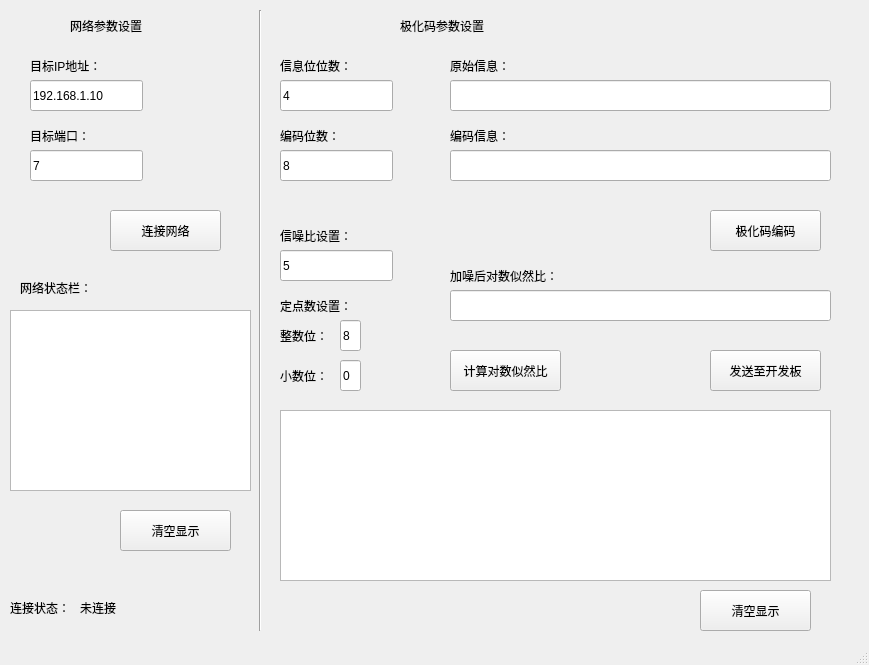
<?xml version="1.0" encoding="UTF-8"?>
<ui version="4.0">
 <class>MainWindow</class>
 <widget class="QMainWindow" name="MainWindow">
  <property name="geometry">
   <rect>
    <x>0</x>
    <y>0</y>
    <width>869</width>
    <height>665</height>
   </rect>
  </property>
  <property name="windowTitle">
   <string>MainWindow</string>
  </property>
  <widget class="QWidget" name="centralwidget">
   <widget class="QLabel" name="label">
    <property name="geometry">
     <rect>
      <x>30</x>
      <y>50</y>
      <width>111</width>
      <height>31</height>
     </rect>
    </property>
    <property name="text">
     <string>目标IP地址：</string>
    </property>
   </widget>
   <widget class="QLineEdit" name="lineEdit">
    <property name="geometry">
     <rect>
      <x>30</x>
      <y>80</y>
      <width>113</width>
      <height>31</height>
     </rect>
    </property>
    <property name="text">
     <string>192.168.1.10</string>
    </property>
   </widget>
   <widget class="Line" name="line">
    <property name="geometry">
     <rect>
      <x>250</x>
      <y>10</y>
      <width>21</width>
      <height>621</height>
     </rect>
    </property>
    <property name="orientation">
     <enum>Qt::Vertical</enum>
    </property>
   </widget>
   <widget class="QLabel" name="label_2">
    <property name="geometry">
     <rect>
      <x>30</x>
      <y>120</y>
      <width>111</width>
      <height>31</height>
     </rect>
    </property>
    <property name="text">
     <string>目标端口：</string>
    </property>
   </widget>
   <widget class="QLineEdit" name="lineEdit_2">
    <property name="geometry">
     <rect>
      <x>30</x>
      <y>150</y>
      <width>113</width>
      <height>31</height>
     </rect>
    </property>
    <property name="text">
     <string>7</string>
    </property>
   </widget>
   <widget class="QPushButton" name="pushButton">
    <property name="geometry">
     <rect>
      <x>110</x>
      <y>210</y>
      <width>111</width>
      <height>41</height>
     </rect>
    </property>
    <property name="text">
     <string>连接网络</string>
    </property>
   </widget>
   <widget class="QLabel" name="label_3">
    <property name="geometry">
     <rect>
      <x>10</x>
      <y>600</y>
      <width>72</width>
      <height>15</height>
     </rect>
    </property>
    <property name="text">
     <string>连接状态：</string>
    </property>
   </widget>
   <widget class="QLabel" name="label_4">
    <property name="geometry">
     <rect>
      <x>80</x>
      <y>600</y>
      <width>72</width>
      <height>15</height>
     </rect>
    </property>
    <property name="text">
     <string>未连接</string>
    </property>
   </widget>
   <widget class="QTextBrowser" name="textBrowser">
    <property name="geometry">
     <rect>
      <x>10</x>
      <y>310</y>
      <width>241</width>
      <height>181</height>
     </rect>
    </property>
   </widget>
   <widget class="QLabel" name="label_5">
    <property name="geometry">
     <rect>
      <x>70</x>
      <y>10</y>
      <width>101</width>
      <height>31</height>
     </rect>
    </property>
    <property name="autoFillBackground">
     <bool>false</bool>
    </property>
    <property name="text">
     <string>网络参数设置</string>
    </property>
    <property name="wordWrap">
     <bool>false</bool>
    </property>
   </widget>
   <widget class="QLabel" name="label_6">
    <property name="geometry">
     <rect>
      <x>400</x>
      <y>10</y>
      <width>121</width>
      <height>31</height>
     </rect>
    </property>
    <property name="autoFillBackground">
     <bool>false</bool>
    </property>
    <property name="text">
     <string>极化码参数设置</string>
    </property>
    <property name="wordWrap">
     <bool>false</bool>
    </property>
   </widget>
   <widget class="QLabel" name="label_7">
    <property name="geometry">
     <rect>
      <x>280</x>
      <y>50</y>
      <width>111</width>
      <height>31</height>
     </rect>
    </property>
    <property name="text">
     <string>信息位位数：</string>
    </property>
   </widget>
   <widget class="QLineEdit" name="lineEdit_3">
    <property name="geometry">
     <rect>
      <x>280</x>
      <y>80</y>
      <width>113</width>
      <height>31</height>
     </rect>
    </property>
    <property name="text">
     <string>4</string>
    </property>
   </widget>
   <widget class="QLabel" name="label_8">
    <property name="geometry">
     <rect>
      <x>280</x>
      <y>120</y>
      <width>111</width>
      <height>31</height>
     </rect>
    </property>
    <property name="text">
     <string>编码位数：</string>
    </property>
   </widget>
   <widget class="QLineEdit" name="lineEdit_4">
    <property name="geometry">
     <rect>
      <x>280</x>
      <y>150</y>
      <width>113</width>
      <height>31</height>
     </rect>
    </property>
    <property name="text">
     <string>8</string>
    </property>
   </widget>
   <widget class="QLabel" name="label_9">
    <property name="geometry">
     <rect>
      <x>280</x>
      <y>220</y>
      <width>111</width>
      <height>31</height>
     </rect>
    </property>
    <property name="text">
     <string>信噪比设置：</string>
    </property>
   </widget>
   <widget class="QLineEdit" name="lineEdit_5">
    <property name="geometry">
     <rect>
      <x>280</x>
      <y>250</y>
      <width>113</width>
      <height>31</height>
     </rect>
    </property>
    <property name="text">
     <string>5</string>
    </property>
   </widget>
   <widget class="QLabel" name="label_10">
    <property name="geometry">
     <rect>
      <x>450</x>
      <y>50</y>
      <width>111</width>
      <height>31</height>
     </rect>
    </property>
    <property name="text">
     <string>原始信息：</string>
    </property>
   </widget>
   <widget class="QLineEdit" name="lineEdit_6">
    <property name="geometry">
     <rect>
      <x>450</x>
      <y>80</y>
      <width>381</width>
      <height>31</height>
     </rect>
    </property>
    <property name="text">
     <string/>
    </property>
   </widget>
   <widget class="QLabel" name="label_11">
    <property name="geometry">
     <rect>
      <x>450</x>
      <y>120</y>
      <width>111</width>
      <height>31</height>
     </rect>
    </property>
    <property name="text">
     <string>编码信息：</string>
    </property>
   </widget>
   <widget class="QLineEdit" name="lineEdit_7">
    <property name="geometry">
     <rect>
      <x>450</x>
      <y>150</y>
      <width>381</width>
      <height>31</height>
     </rect>
    </property>
    <property name="text">
     <string/>
    </property>
   </widget>
   <widget class="QPushButton" name="pushButton_2">
    <property name="geometry">
     <rect>
      <x>710</x>
      <y>210</y>
      <width>111</width>
      <height>41</height>
     </rect>
    </property>
    <property name="text">
     <string>极化码编码</string>
    </property>
   </widget>
   <widget class="QLabel" name="label_12">
    <property name="geometry">
     <rect>
      <x>450</x>
      <y>260</y>
      <width>141</width>
      <height>31</height>
     </rect>
    </property>
    <property name="text">
     <string>加噪后对数似然比：</string>
    </property>
   </widget>
   <widget class="QLineEdit" name="lineEdit_8">
    <property name="geometry">
     <rect>
      <x>450</x>
      <y>290</y>
      <width>381</width>
      <height>31</height>
     </rect>
    </property>
    <property name="text">
     <string/>
    </property>
   </widget>
   <widget class="QPushButton" name="pushButton_3">
    <property name="geometry">
     <rect>
      <x>450</x>
      <y>350</y>
      <width>111</width>
      <height>41</height>
     </rect>
    </property>
    <property name="text">
     <string>计算对数似然比</string>
    </property>
   </widget>
   <widget class="QTextBrowser" name="textBrowser_2">
    <property name="geometry">
     <rect>
      <x>280</x>
      <y>410</y>
      <width>551</width>
      <height>171</height>
     </rect>
    </property>
   </widget>
   <widget class="QPushButton" name="pushButton_4">
    <property name="geometry">
     <rect>
      <x>710</x>
      <y>350</y>
      <width>111</width>
      <height>41</height>
     </rect>
    </property>
    <property name="text">
     <string>发送至开发板</string>
    </property>
   </widget>
   <widget class="QLabel" name="label_13">
    <property name="geometry">
     <rect>
      <x>20</x>
      <y>280</y>
      <width>91</width>
      <height>16</height>
     </rect>
    </property>
    <property name="text">
     <string>网络状态栏：</string>
    </property>
   </widget>
   <widget class="QPushButton" name="pushButton_5">
    <property name="geometry">
     <rect>
      <x>120</x>
      <y>510</y>
      <width>111</width>
      <height>41</height>
     </rect>
    </property>
    <property name="text">
     <string>清空显示</string>
    </property>
   </widget>
   <widget class="QPushButton" name="pushButton_6">
    <property name="geometry">
     <rect>
      <x>700</x>
      <y>590</y>
      <width>111</width>
      <height>41</height>
     </rect>
    </property>
    <property name="text">
     <string>清空显示</string>
    </property>
   </widget>
   <widget class="QLabel" name="label_14">
    <property name="geometry">
     <rect>
      <x>280</x>
      <y>290</y>
      <width>111</width>
      <height>31</height>
     </rect>
    </property>
    <property name="text">
     <string>定点数设置：</string>
    </property>
   </widget>
   <widget class="QLineEdit" name="lineEdit_9">
    <property name="geometry">
     <rect>
      <x>340</x>
      <y>320</y>
      <width>21</width>
      <height>31</height>
     </rect>
    </property>
    <property name="text">
     <string>8</string>
    </property>
   </widget>
   <widget class="QLabel" name="label_15">
    <property name="geometry">
     <rect>
      <x>280</x>
      <y>320</y>
      <width>61</width>
      <height>31</height>
     </rect>
    </property>
    <property name="text">
     <string>整数位：</string>
    </property>
   </widget>
   <widget class="QLabel" name="label_16">
    <property name="geometry">
     <rect>
      <x>280</x>
      <y>360</y>
      <width>61</width>
      <height>31</height>
     </rect>
    </property>
    <property name="text">
     <string>小数位：</string>
    </property>
   </widget>
   <widget class="QLineEdit" name="lineEdit_10">
    <property name="geometry">
     <rect>
      <x>340</x>
      <y>360</y>
      <width>21</width>
      <height>31</height>
     </rect>
    </property>
    <property name="text">
     <string>0</string>
    </property>
   </widget>
  </widget>
  <widget class="QStatusBar" name="statusbar"/>
 </widget>
 <resources/>
 <connections/>
</ui>
